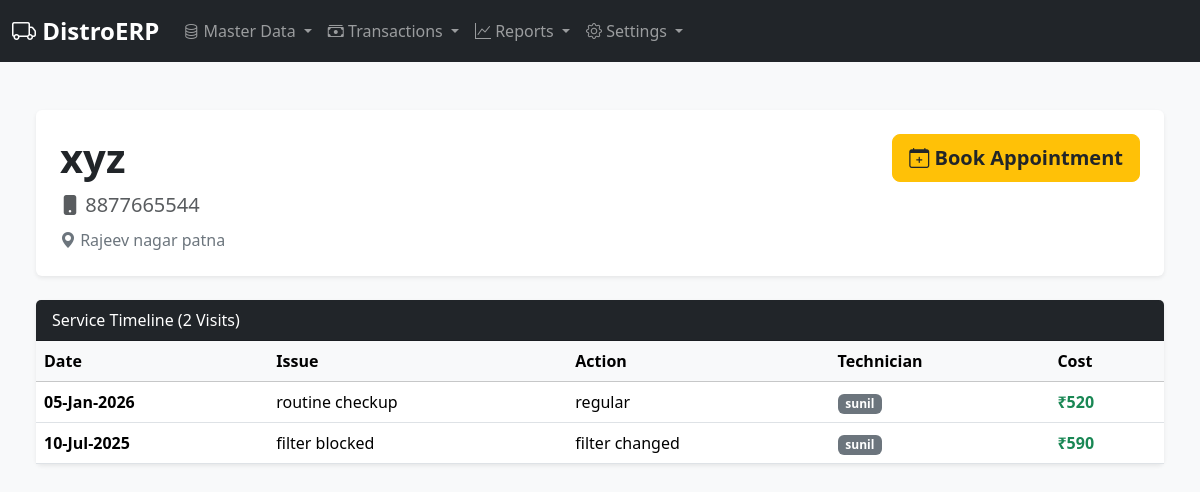
/service/history/9, run on the app's committed database.
### erp/models.py (models this page shows, shortened)
class ServiceCustomer(db.Model):
    id = db.Column(db.Integer, primary_key=True)
    name = db.Column(db.String(100), nullable=False)
    phone = db.Column(db.String(20), nullable=False, unique=True)
    address = db.Column(db.Text, nullable=True)
    created_at = db.Column(db.DateTime, default=datetime.utcnow)
    services = db.relationship('ServiceRecord', backref='service_customer', lazy=True, cascade="all, delete-orphan")

class ServiceRecord(db.Model):
    id = db.Column(db.Integer, primary_key=True)
    service_customer_id = db.Column(db.Integer, db.ForeignKey('service_customer.id'), nullable=False)
    service_date = db.Column(db.Date, nullable=False, default=datetime.utcnow)
    serviceman_name = db.Column(db.String(100), nullable=False)
    issue_reported = db.Column(db.Text, nullable=True)
    action_taken = db.Column(db.Text, nullable=True)
    service_charge = db.Column(db.Float, default=0.0)
    parts_cost = db.Column(db.Float, default=0.0)
    total_cost = db.Column(db.Float, default=0.0)
    due_date_6mo = db.Column(db.Date, nullable=True)  # For 6-month checkup
    due_date_1yr = db.Column(db.Date, nullable=True)  # For 1-year renewal

### erp/routes.py (the view)
@bp.route('/service/history/<int:customer_id>')
def customer_service_history(customer_id):
    customer = ServiceCustomer.query.get_or_404(customer_id)
    services = ServiceRecord.query.filter_by(service_customer_id=customer_id).order_by(ServiceRecord.service_date.desc()).all()
    return render_template('service_history.html', customer=customer, services=services)

### erp/templates/service_history.html
{% extends "base.html" %}
{% block content %}
<div class="container-fluid px-4 py-4" style="background-color: #f8f9fa; min-height: 100vh;">
    <div class="card shadow-sm border-0 mb-4">
        <div class="card-body p-4">
            <div class="d-flex justify-content-between align-items-start">
                <div>
                    <h1 class="display-6 fw-bold text-dark">{{ customer.name }}</h1>
                    <div class="fs-5 text-muted mb-2"><i class="bi bi-phone-fill"></i> {{ customer.phone }}</div>
                    <div class="text-secondary"><i class="bi bi-geo-alt-fill"></i> {{ customer.address }}</div>
                </div>
                <div>
                    <a href="{{ url_for('main.book_appointment', customer_id=customer.id) }}" class="btn btn-lg btn-warning text-dark fw-bold">
    <i class="bi bi-calendar-plus"></i> Book Appointment
</a>
                </div>
            </div>
        </div>
    </div>
    <div class="card shadow-sm border-0">
        <div class="card-header bg-dark text-white">
            Service Timeline ({{ services|length }} Visits)
        </div>
        <div class="card-body p-0">
            <table class="table table-hover mb-0 align-middle">
                <thead class="table-light">
                    <tr>
                        <th>Date</th>
                        <th>Issue</th>
                        <th>Action</th>
                        <th>Technician</th>
                        <th>Cost</th>
                    </tr>
                </thead>
                <tbody>
                    {% for service in services %}
                    <tr>
                        <td class="fw-bold">{{ service.service_date.strftime('%d-%b-%Y') }}</td>
                        <td>{{ service.issue_reported }}</td>
                        <td>{{ service.action_taken }}</td>
                        <td><span class="badge bg-secondary">{{ service.serviceman_name }}</span></td>
                        <td class="fw-bold text-success">₹{{ "%.0f"|format(service.total_cost) }}</td>
                    </tr>
                    {% else %}
                    <tr><td colspan="5" class="text-center py-4">No history yet.</td></tr>
                    {% endfor %}
                </tbody>
            </table>
        </div>
    </div>
</div>
{% endblock %}

### erp/templates/base.html (style rules this page uses)
body { background-color: #f8f9fa; }
.card { box-shadow: 0 0.125rem 0.25rem rgba(0, 0, 0, 0.075); }

### data on the page
ServiceCustomer: name "xyz", phone "8877665544", address "Rajeev nagar patna"
ServiceRecord: service_date "05-Jan-2026", issue_reported "routine checkup", action_taken "regular", serviceman_name "sunil", total_cost "520"
ServiceRecord: service_date "10-Jul-2025", issue_reported "filter blocked", action_taken "filter changed", serviceman_name "sunil", total_cost "590"

### other printed values
{{ services|length }} "2"
